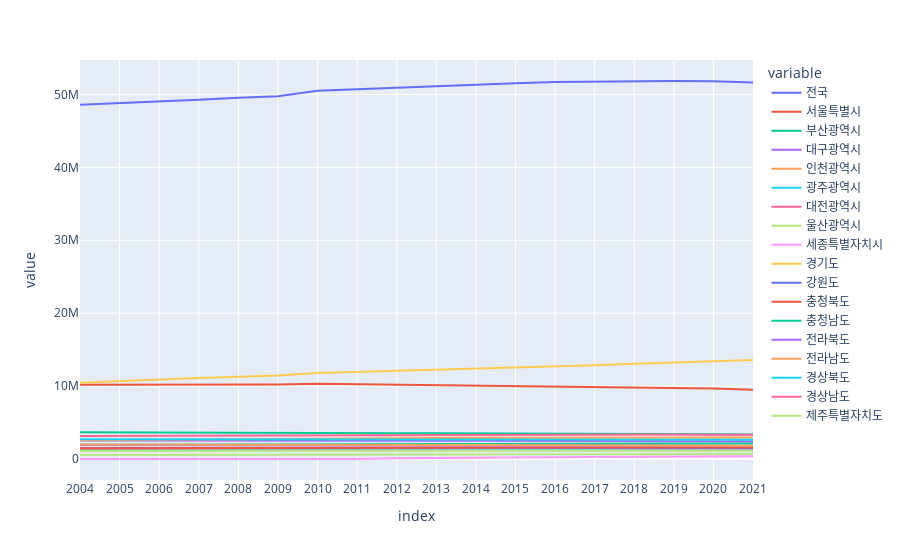

Here is the notebook cell this chart was saved with:
### Code cell
# 전국 vs 모든 지역 
px.line(data1)

### Figure 1 — Plotly figure (JSON) as saved in the notebook; plotly's stock layout.template omitted (floating-point values rounded to 4 significant figures)
{"data": [{"hovertemplate": "variable=전국<br>index=%{x}<br>value=%{y}<extra></extra>", "legendgroup": "전국", "line": {"color": "#636efa", "dash": "solid"}, "marker": {"symbol": "circle"}, "mode": "lines", "name": "전국", "orientation": "v", "showlegend": true, "type": "scatter", "x": ["2004", "2005", "2006", "2007", "2008", "2009", "2010", "2011", "2012", "2013", "2014", "2015", "2016", "2017", "2018", "2019", "2020", "2021"], "xaxis": "x", "y": [48583805, 48782274, 48991779, 49268928, 49540367, 49773145, 50515666, 50734284, 50948272, 51141463, 51327916, 51529338, 51696216, 51778544, 51826059, 51849861, 51829023, 51638809], "yaxis": "y"}, {"hovertemplate": "variable=서울특별시<br>index=%{x}<br>value=%{y}<extra></extra>", "legendgroup": "서울특별시", "line": {"color": "#EF553B", "dash": "solid"}, "marker": {"symbol": "circle"}, "mode": "lines", "name": "서울특별시", "orientation": "v", "showlegend": true, "type": "scatter", "x": ["2004", "2005", "2006", "2007", "2008", "2009", "2010", "2011", "2012", "2013", "2014", "2015", "2016", "2017", "2018", "2019", "2020", "2021"], "xaxis": "x", "y": [10173162, 10167344, 10181166, 10192710, 10200827, 10208302, 10312545, 10249679, 10195318, 10143645, 10103233, 10022181, 9930616, 9857426, 9765623, 9729107, 9668465, 9509458], "yaxis": "y"}, {"hovertemplate": "variable=부산광역시<br>index=%{x}<br>value=%{y}<extra></extra>", "legendgroup": "부산광역시", "line": {"color": "#00cc96", "dash": "solid"}, "marker": {"symbol": "circle"}, "mode": "lines", "name": "부산광역시", "orientation": "v", "showlegend": true, "type": "scatter", "x": ["2004", "2005", "2006", "2007", "2008", "2009", "2010", "2011", "2012", "2013", "2014", "2015", "2016", "2017", "2018", "2019", "2020", "2021"], "xaxis": "x", "y": [3666345, 3638293, 3611992, 3587439, 3564577, 3543030, 3567910, 3550963, 3538484, 3527635, 3519401, 3513777, 3498529, 3470653, 3441453, 3413841, 3391946, 3350380], "yaxis": "y"}, {"hovertemplate": "variable=대구광역시<br>index=%{x}<br>value=%{y}<extra></extra>", "legendgroup": "대구광역시", "line": {"color": "#ab63fa", "dash": "solid"}, "marker": {"symbol": "circle"}, "mode": "lines", "name": "대구광역시", "orientation": "v", "showlegend": true, "type": "scatter", "x": ["2004", "2005", "2006", "2007", "2008", "2009", "2010", "2011", "2012", "2013", "2014", "2015", "2016", "2017", "2018", "2019", "2020", "2021"], "xaxis": "x", "y": [2524712, 2511306, 2496115, 2493261, 2492724, 2489781, 2511676, 2507271, 2505644, 2501588, 2493264, 2487829, 2484557, 2475231, 2461769, 2438031, 2418346, 2385412], "yaxis": "y"}, {"hovertemplate": "variable=인천광역시<br>index=%{x}<br>value=%{y}<extra></extra>", "legendgroup": "인천광역시", "line": {"color": "#FFA15A", "dash": "solid"}, "marker": {"symbol": "circle"}, "mode": "lines", "name": "인천광역시", "orientation": "v", "showlegend": true, "type": "scatter", "x": ["2004", "2005", "2006", "2007", "2008", "2009", "2010", "2011", "2012", "2013", "2014", "2015", "2016", "2017", "2018", "2019", "2020", "2021"], "xaxis": "x", "y": [2578817, 2600495, 2624391, 2664576, 2692696, 2710579, 2758296, 2801274, 2843981, 2879782, 2902608, 2925815, 2943069, 2948542, 2954642, 2957026, 2942828, 2948375], "yaxis": "y"}, {"hovertemplate": "variable=광주광역시<br>index=%{x}<br>value=%{y}<extra></extra>", "legendgroup": "광주광역시", "line": {"color": "#19d3f3", "dash": "solid"}, "marker": {"symbol": "circle"}, "mode": "lines", "name": "광주광역시", "orientation": "v", "showlegend": true, "type": "scatter", "x": ["2004", "2005", "2006", "2007", "2008", "2009", "2010", "2011", "2012", "2013", "2014", "2015", "2016", "2017", "2018", "2019", "2020", "2021"], "xaxis": "x", "y": [1401172, 1401745, 1407798, 1413444, 1422702, 1433640, 1454636, 1463464, 1469216, 1472910, 1475884, 1472199, 1469214, 1463770, 1459336, 1456468, 1450062, 1441611], "yaxis": "y"}, {"hovertemplate": "variable=대전광역시<br>index=%{x}<br>value=%{y}<extra></extra>", "legendgroup": "대전광역시", "line": {"color": "#FF6692", "dash": "solid"}, "marker": {"symbol": "circle"}, "mode": "lines", "name": "대전광역시", "orientation": "v", "showlegend": true, "type": "scatter", "x": ["2004", "2005", "2006", "2007", "2008", "2009", "2010", "2011", "2012", "2013", "2014", "2015", "2016", "2017", "2018", "2019", "2020", "2021"], "xaxis": "x", "y": [1443471, 1454638, 1466158, 1475659, 1480895, 1484180, 1503664, 1515603, 1524583, 1532811, 1531809, 1518775, 1514370, 1502227, 1489936, 1474870, 1463882, 1452251], "yaxis": "y"}, {"hovertemplate": "variable=울산광역시<br>index=%{x}<br>value=%{y}<extra></extra>", "legendgroup": "울산광역시", "line": {"color": "#B6E880", "dash": "solid"}, "marker": {"symbol": "circle"}, "mode": "lines", "name": "울산광역시", "orientation": "v", "showlegend": true, "type": "scatter", "x": ["2004", "2005", "2006", "2007", "2008", "2009", "2010", "2011", "2012", "2013", "2014", "2015", "2016", "2017", "2018", "2019", "2020", "2021"], "xaxis": "x", "y": [1081453, 1087648, 1092494, 1099995, 1112407, 1114866, 1126298, 1135494, 1147256, 1156480, 1166377, 1173534, 1172304, 1165132, 1155623, 1148019, 1136017, 1121592], "yaxis": "y"}, {"hovertemplate": "variable=세종특별자치시<br>index=%{x}<br>value=%{y}<extra></extra>", "legendgroup": "세종특별자치시", "line": {"color": "#FF97FF", "dash": "solid"}, "marker": {"symbol": "circle"}, "mode": "lines", "name": "세종특별자치시", "orientation": "v", "showlegend": true, "type": "scatter", "x": ["2004", "2005", "2006", "2007", "2008", "2009", "2010", "2011", "2012", "2013", "2014", "2015", "2016", "2017", "2018", "2019", "2020", "2021"], "xaxis": "x", "y": [0, 0, 0, 0, 0, 0, 0, 0, 113117, 122153, 156125, 210884, 243048, 280100, 314126, 340575, 355831, 371895], "yaxis": "y"}, {"hovertemplate": "variable=경기도<br>index=%{x}<br>value=%{y}<extra></extra>", "legendgroup": "경기도", "line": {"color": "#FECB52", "dash": "solid"}, "marker": {"symbol": "circle"}, "mode": "lines", "name": "경기도", "orientation": "v", "showlegend": true, "type": "scatter", "x": ["2004", "2005", "2006", "2007", "2008", "2009", "2010", "2011", "2012", "2013", "2014", "2015", "2016", "2017", "2018", "2019", "2020", "2021"], "xaxis": "x", "y": [10462920, 10697215, 10906033, 11106211, 11292264, 11460610, 11786622, 11937415, 12093299, 12234630, 12357830, 12522606, 12716780, 12873895, 13077153, 13239666, 13427014, 13565450], "yaxis": "y"}, {"hovertemplate": "variable=강원도<br>index=%{x}<br>value=%{y}<extra></extra>", "legendgroup": "강원도", "line": {"color": "#636efa", "dash": "solid"}, "marker": {"symbol": "circle"}, "mode": "lines", "name": "강원도", "orientation": "v", "showlegend": true, "type": "scatter", "x": ["2004", "2005", "2006", "2007", "2008", "2009", "2010", "2011", "2012", "2013", "2014", "2015", "2016", "2017", "2018", "2019", "2020", "2021"], "xaxis": "x", "y": [1521375, 1513110, 1505420, 1503806, 1508575, 1512870, 1529818, 1536448, 1538630, 1542263, 1544442, 1549507, 1550806, 1550142, 1543052, 1541502, 1542840, 1538492], "yaxis": "y"}, {"hovertemplate": "variable=충청북도<br>index=%{x}<br>value=%{y}<extra></extra>", "legendgroup": "충청북도", "line": {"color": "#EF553B", "dash": "solid"}, "marker": {"symbol": "circle"}, "mode": "lines", "name": "충청북도", "orientation": "v", "showlegend": true, "type": "scatter", "x": ["2004", "2005", "2006", "2007", "2008", "2009", "2010", "2011", "2012", "2013", "2014", "2015", "2016", "2017", "2018", "2019", "2020", "2021"], "xaxis": "x", "y": [1488945, 1488803, 1494559, 1506608, 1519587, 1527478, 1549528, 1562903, 1565628, 1572732, 1578933, 1583952, 1591625, 1594432, 1599252, 1600007, 1600837, 1597427], "yaxis": "y"}, {"hovertemplate": "variable=충청남도<br>index=%{x}<br>value=%{y}<extra></extra>", "legendgroup": "충청남도", "line": {"color": "#00cc96", "dash": "solid"}, "marker": {"symbol": "circle"}, "mode": "lines", "name": "충청남도", "orientation": "v", "showlegend": true, "type": "scatter", "x": ["2004", "2005", "2006", "2007", "2008", "2009", "2010", "2011", "2012", "2013", "2014", "2015", "2016", "2017", "2018", "2019", "2020", "2021"], "xaxis": "x", "y": [1953406, 1962646, 1974433, 1995531, 2018537, 2037582, 2075514, 2101284, 2028777, 2047631, 2062273, 2077649, 2096727, 2116770, 2126282, 2123709, 2121029, 2119257], "yaxis": "y"}, {"hovertemplate": "variable=전라북도<br>index=%{x}<br>value=%{y}<extra></extra>", "legendgroup": "전라북도", "line": {"color": "#ab63fa", "dash": "solid"}, "marker": {"symbol": "circle"}, "mode": "lines", "name": "전라북도", "orientation": "v", "showlegend": true, "type": "scatter", "x": ["2004", "2005", "2006", "2007", "2008", "2009", "2010", "2011", "2012", "2013", "2014", "2015", "2016", "2017", "2018", "2019", "2020", "2021"], "xaxis": "x", "y": [1906742, 1885335, 1868365, 1862277, 1855772, 1854508, 1868963, 1874031, 1873341, 1872965, 1871560, 1869711, 1864791, 1854607, 1836832, 1818917, 1804104, 1786855], "yaxis": "y"}, {"hovertemplate": "variable=전라남도<br>index=%{x}<br>value=%{y}<extra></extra>", "legendgroup": "전라남도", "line": {"color": "#FFA15A", "dash": "solid"}, "marker": {"symbol": "circle"}, "mode": "lines", "name": "전라남도", "orientation": "v", "showlegend": true, "type": "scatter", "x": ["2004", "2005", "2006", "2007", "2008", "2009", "2010", "2011", "2012", "2013", "2014", "2015", "2016", "2017", "2018", "2019", "2020", "2021"], "xaxis": "x", "y": [1986192, 1967205, 1942925, 1929836, 1919000, 1913004, 1918485, 1914339, 1909618, 1907172, 1905780, 1908996, 1903914, 1896424, 1882970, 1868745, 1851549, 1832803], "yaxis": "y"}, {"hovertemplate": "variable=경상북도<br>index=%{x}<br>value=%{y}<extra></extra>", "legendgroup": "경상북도", "line": {"color": "#19d3f3", "dash": "solid"}, "marker": {"symbol": "circle"}, "mode": "lines", "name": "경상북도", "orientation": "v", "showlegend": true, "type": "scatter", "x": ["2004", "2005", "2006", "2007", "2008", "2009", "2010", "2011", "2012", "2013", "2014", "2015", "2016", "2017", "2018", "2019", "2020", "2021"], "xaxis": "x", "y": [2695917, 2688491, 2688577, 2681364, 2673931, 2669876, 2689920, 2699195, 2698353, 2699440, 2700794, 2702826, 2700398, 2691706, 2676831, 2665836, 2639422, 2626609], "yaxis": "y"}, {"hovertemplate": "variable=경상남도<br>index=%{x}<br>value=%{y}<extra></extra>", "legendgroup": "경상남도", "line": {"color": "#FF6692", "dash": "solid"}, "marker": {"symbol": "circle"}, "mode": "lines", "name": "경상남도", "orientation": "v", "showlegend": true, "type": "scatter", "x": ["2004", "2005", "2006", "2007", "2008", "2009", "2010", "2011", "2012", "2013", "2014", "2015", "2016", "2017", "2018", "2019", "2020", "2021"], "xaxis": "x", "y": [3143814, 3160431, 3172857, 3196953, 3225255, 3250176, 3290536, 3308765, 3319314, 3333820, 3350257, 3364702, 3373871, 3380404, 3373988, 3362553, 3340216, 3314183], "yaxis": "y"}, {"hovertemplate": "variable=제주특별자치도<br>index=%{x}<br>value=%{y}<extra></extra>", "legendgroup": "제주특별자치도", "line": {"color": "#B6E880", "dash": "solid"}, "marker": {"symbol": "circle"}, "mode": "lines", "name": "제주특별자치도", "orientation": "v", "showlegend": true, "type": "scatter", "x": ["2004", "2005", "2006", "2007", "2008", "2009", "2010", "2011", "2012", "2013", "2014", "2015", "2016", "2017", "2018", "2019", "2020", "2021"], "xaxis": "x", "y": [555362, 557569, 558496, 559258, 560618, 562663, 571255, 576156, 583713, 593806, 607346, 624395, 641597, 657083, 667191, 670989, 674635, 676759], "yaxis": "y"}], "layout": {"legend": {"title": {"text": "variable"}, "tracegroupgap": 0}, "margin": {"t": 60}, "xaxis": {"anchor": "y", "domain": [0, 1], "title": {"text": "index"}}, "yaxis": {"anchor": "x", "domain": [0, 1], "title": {"text": "value"}}}}
